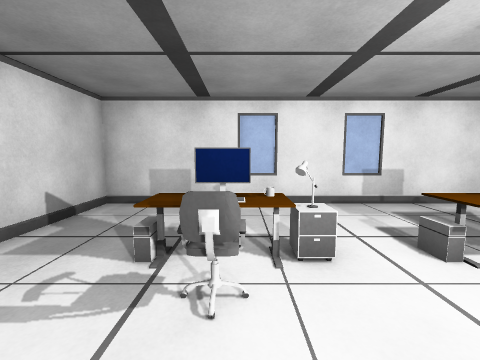
[1] (above)

15 first-person views from a walk through a scene from a Unity 3-D project. The camera is 1.4 m above the floor, tilts 6° down and sees 90° across. The floor is counted in squares, 1 m on a side. Each view is taken from the middle of a square. On the plan, view 1 faces up. The plan holds only what a view shows up to about 13 squares ahead; the rest is blank. The place goes on beyond the plan. The player is left out.

[2]
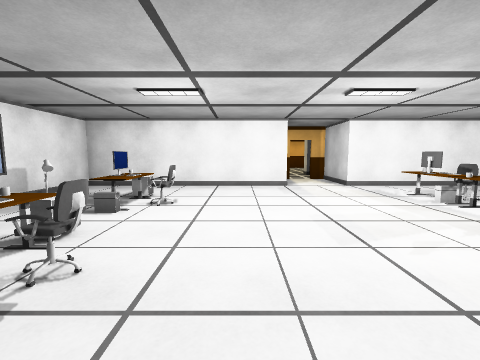

[3]
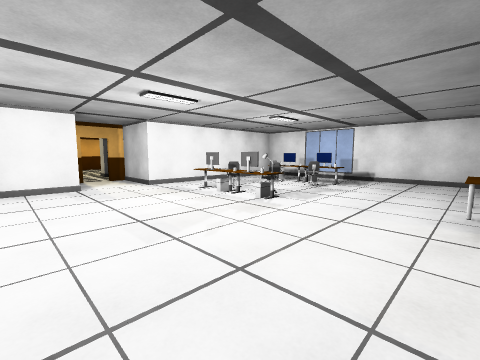

[4]
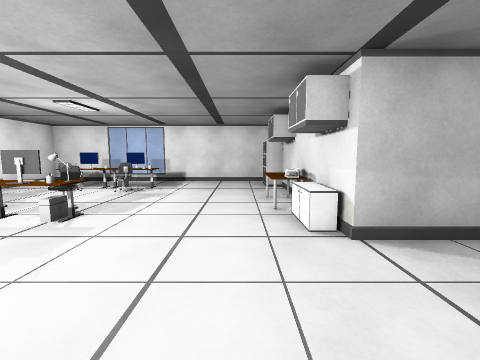

[5]
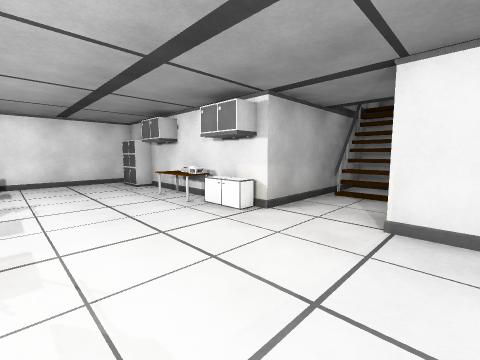

[6]
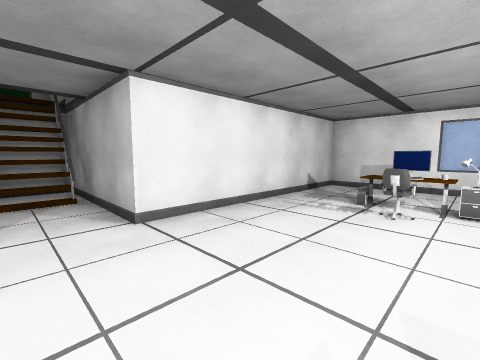

[7]
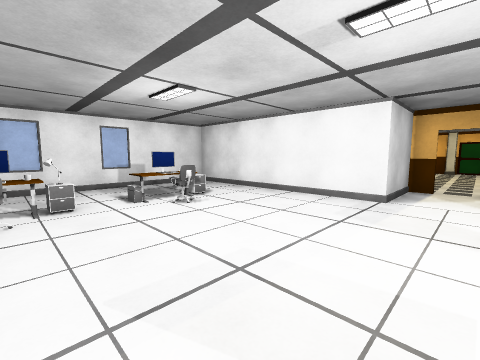

[8]
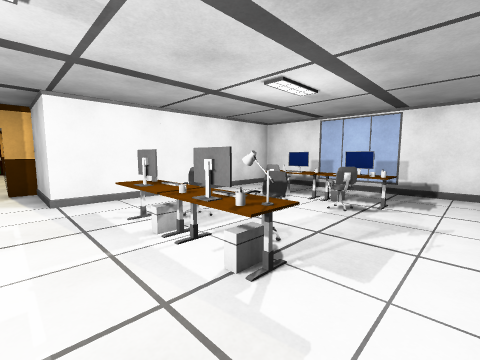

[9]
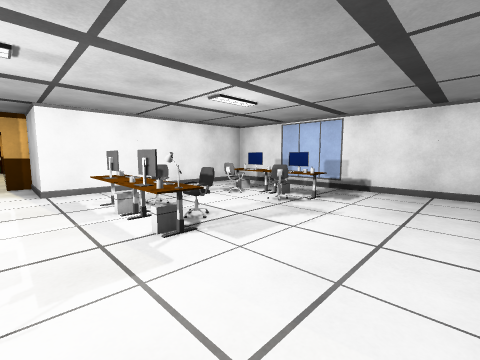

[10]
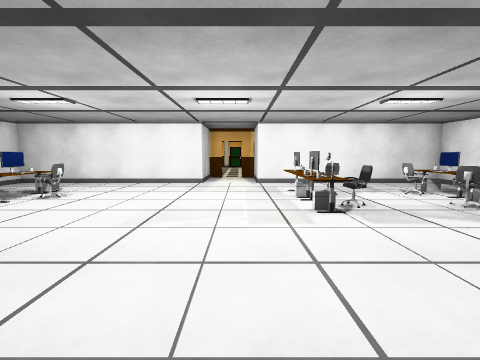

[11]
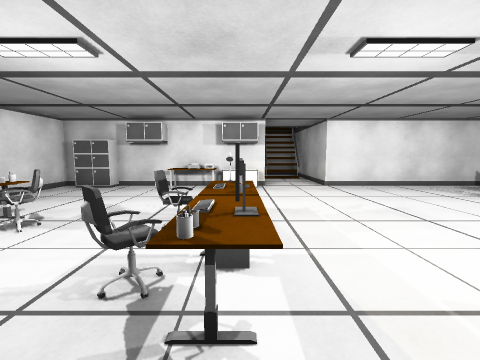

[12]
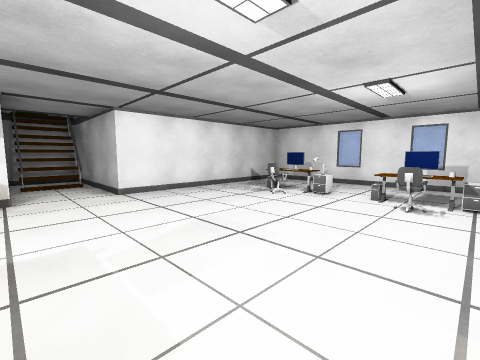

[13]
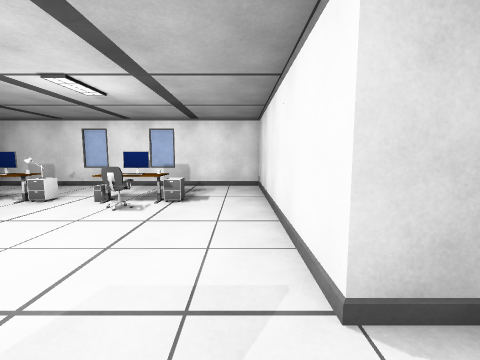

[14]
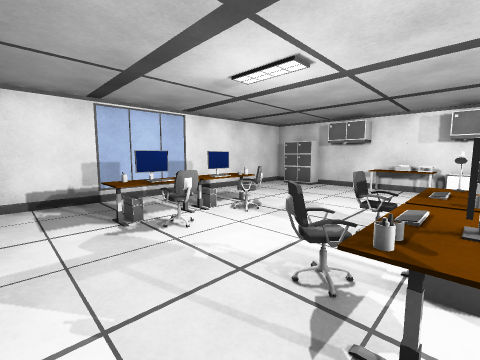

[15]
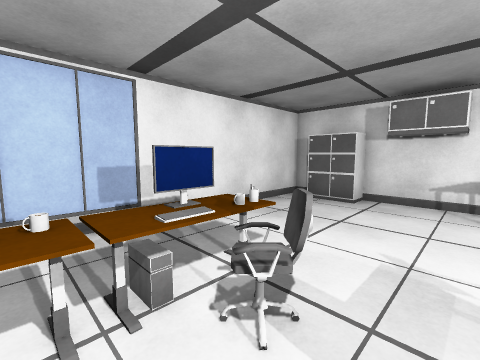

### Floor plan
Points are (right, up) in squares from view 1. A wall is a line through its corners. A room is listed if a view was taken in it or the views show most of it. See-through windows are left out.
Room 1 (views 1, 2, 3, 4, 5, 6, 7, 8, 9, 10, 11, 12, 13, 14, 15)
walls: (10.9, -3) (10.9, -2.1) (7.9, -2.1) (7.9, 6.9) (-3.9, 6.9) (-3.9, -2.1) (-9.9, -2.1) (-9.9, -4.9) (-3.9, -4.9) (-3.9, -11.5); (-7.3, -2.6) (-9.3, -2.6) (-9.3, -4.4) (-7.3, -4.4); (-8.5, -3.1) (-8.5, -4.5); (-8.7, -2.5) (-8.7, -4.5); (-9, -2.6) (-9, -4.4); (-3.9, -13.9) (7.9, -13.9) (7.9, -4.9) (10.9, -4.9) (10.9, -4.1)
ways out: gap at (11, -3.5)
objects: cabinet (-4, -13) to (-3, -12); other object (-4, -8) to (-3, -8); cabinet (-4, -7) to (-3, -6); other object (-3, -9); other object (-1, 4); chair (0, 2); other object (0, 3); monitor (0, 4); other object (1, -11); other object (1, 3); other object (2, -12) to (3, -12); other object (2, -11); chair (2, -10) to (3, -10); chair (2, -7) to (3, -7); monitor (2, -6); cabinet (2, 3); keyboard (3, -11); other object (3, -6); other object (3, 4); other object (4, -12) to (5, -12); mug (4, -11); chair (4, -10) to (5, -10); chair (4, -7) to (5, -7); keyboard (4, -6); chair (4, 2); other object (4, 3); monitor (4, 4); other object (5, -11); mug (5, -6); cabinet (5, 3); other object (6, -6)

Positions as (right, up) in squares from view 1, and headings:
1: (0, 0), facing up
2: (-3, 0), facing right
3: (-3, 0), facing down-right
4: (-2, -1), facing down
5: (1, -1), facing down-left
6: (1, -4), facing up-left
7: (0, -4), facing up-right
8: (0, -4), facing down-right
9: (-2, -4), facing down-right
10: (-4, -4), facing right
11: (7, -6), facing left
12: (5, -5), facing up-left
13: (7, -4), facing up
14: (7, -6), facing down-left
15: (4, -9), facing down-left
